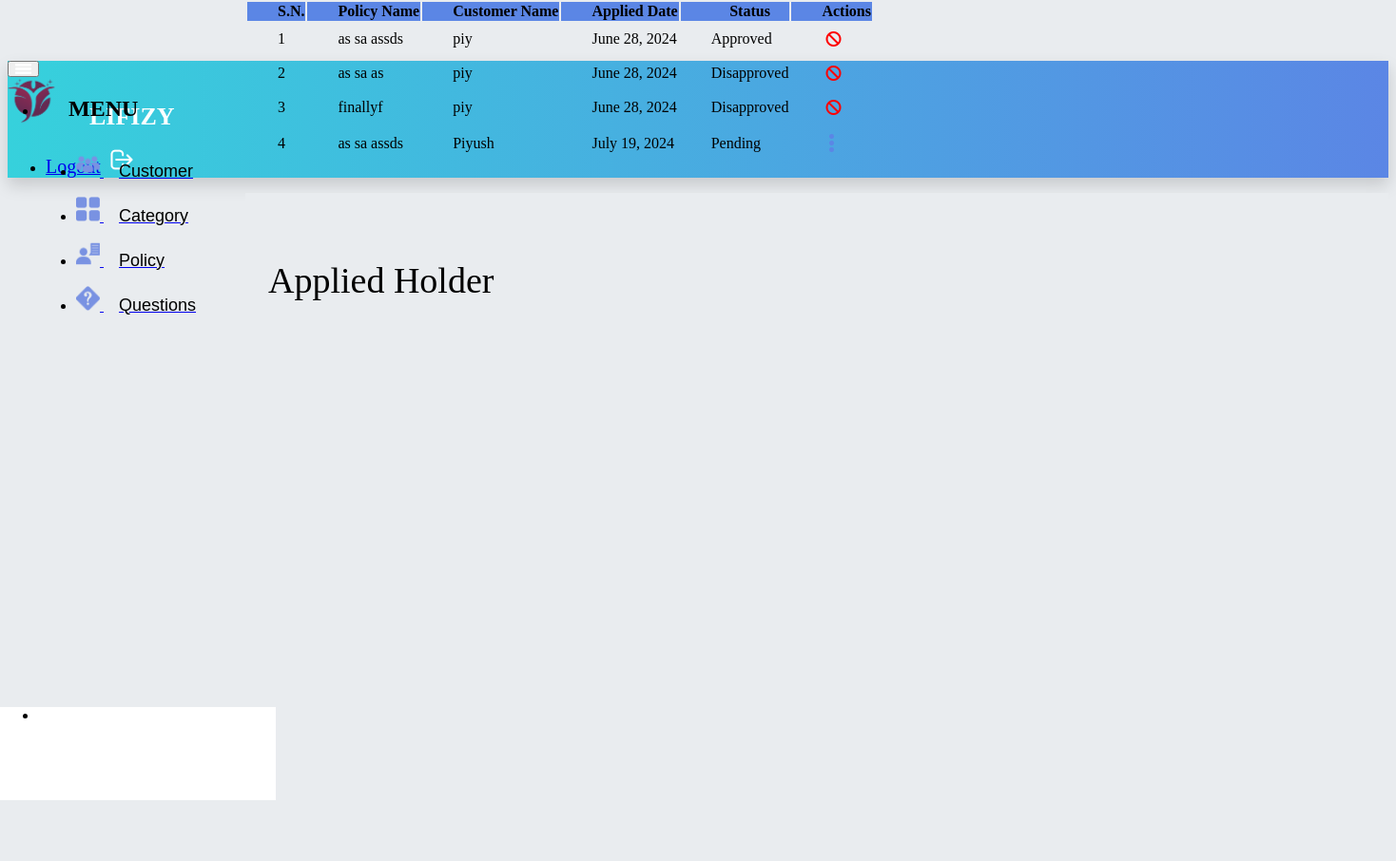
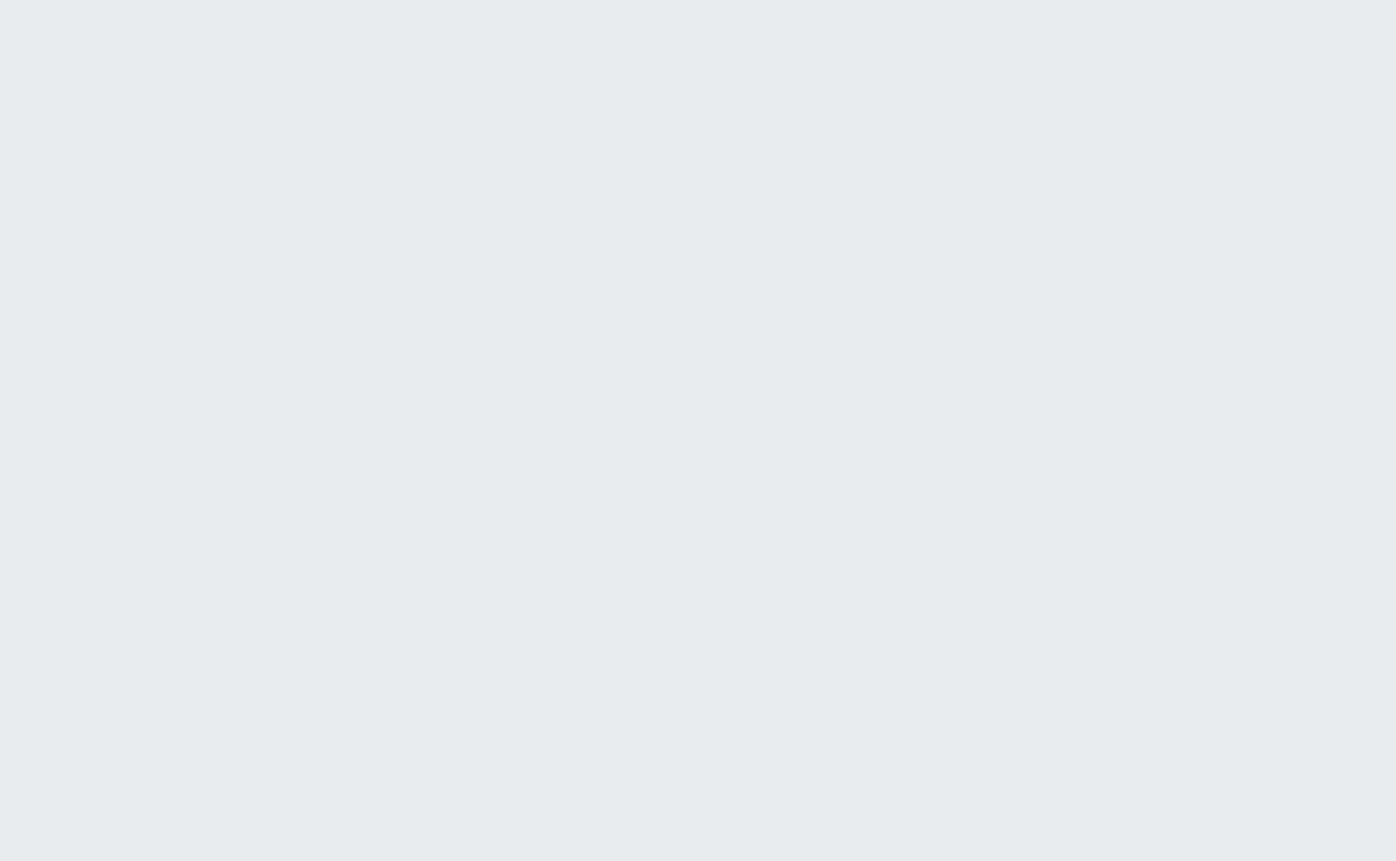
Page /admin-view-policy-holder (signed in) on the committed database (2 pictures, top to bottom).
### insurance/models.py (models this page shows, shortened)
class PolicyRecord(models.Model):
    customer = models.ForeignKey(Customer, on_delete=models.CASCADE)
    Policy = models.ForeignKey(Policy, on_delete=models.CASCADE)
    status = models.CharField(max_length=100, default='Pending')
    creation_date = models.DateField(auto_now=True)

class Policy(models.Model):
    category = models.ForeignKey('Category', on_delete=models.CASCADE)
    policy_name = models.CharField(max_length=200)
    sum_assurance = models.PositiveIntegerField()
    premium = models.PositiveIntegerField()
    tenure = models.PositiveIntegerField()
    creation_date = models.DateField(auto_now=True)
    def __str__(self):
        return self.policy_name

### customer/models.py (models this page shows, shortened)
class Customer(models.Model):
    user = models.OneToOneField(User, on_delete=models.CASCADE)
    profile_pic = models.ImageField(upload_to='profile_pic/Customer/', null=True, blank=True)
    address = models.CharField(max_length=40)
    mobile = models.CharField(max_length=20, null=False)
    def __str__(self):
        return self.user.first_name

### insurance/views.py (the view)
# urls.py: path('admin-view-policy-holder', views.admin_view_policy_holder_view, name='admin-view-policy-holder'),
@login_required(login_url='adminlogin')
def admin_view_policy_holder_view(request):
    policyrecords = models.PolicyRecord.objects.all()
    return render(request, 'insurance/admin_view_policy_holder.html', {'policyrecords': policyrecords})

### templates/insurance/admin_view_policy_holder.html (shortened to what this page needs)
{% extends 'insurance/adminbase.html' %}
{% load static %}
{% block content %}
    <div class="wrapper">
        <div class="heading-section">
            <p class="mb-0 text-dark heading-text">Applied Holder</p>
        </div>
        <div class="card shadow border-0 mb-7 m-4 main-card">
            <div class="scrollable">
                <div class="table-responsive">
                    <table class="table table-hover table-nowrap table-striped position-relative">
                        <thead class="main-header" style="position: sticky; top: 0; z-index: 1000">
                        <tr>
                            <th scope="col" class="text-white pl-6">S.N.</th>
                            <th scope="col" class="text-white pl-6">Policy Name</th>
                            <th scope="col" class="text-white">Customer Name</th>
                            <th scope="col" class="text-white">Applied Date</th>
                            <th scope="col" class="text-white">Status</th>
                            <th class="text-white">Actions</th>
                        </tr>
                        </thead>
                        <tbody>
                        {% for t in policyrecords %}
                            <tr>
                                <td> {{ forloop.counter }}</td>
                                <td> {{ t.Policy }}</td>
                                <td> {{ t.customer }}</td>
                                <td>{{ t.creation_date }}</td>
                                <td>{{ t.status }}</td>
                                {% if t.status == 'Pending' %}
                                    <td>
                                        <div class="dropdown" style="
    cursor: pointer;
">
                                            <img src="{% static "image/finalaction.png" %}" alt="Actions"
                                                 class="img-section
                        actions-icon
                        dropdown-toggle" data-toggle="dropdown" aria-haspopup="true" aria-expanded="false">
                                        </div>
                                    </td>
                                {% else %}
                                    <td>
                                    <i class="fa-solid fa-ban ban-sec" style="color: #ff0000;"></i>
                                {% endif %}
                            </tr>
                        {% endfor %}
                        </tbody>
                    </table>
                </div>
            </div>
        </div>
    </div>
{% endblock %}

### templates/insurance/adminbase.html (style rules this page uses)
html { position: relative; min-height: 100%; background-color: #e9ecef; }
body { overflow-x: hidden; }
body.fixed-nav { padding-top: 56px; }

### templates/insurance/admin_view_policy_holder.html (style rules this page uses)
.table-responsive { overflow: visible !important; }
.main-header { background: rgba(91, 134, 229, 1); }
.img-section { padding: 8px; }
.table th { padding-left: 2rem; }
.table td { padding-left: 2rem; }
.heading-text { font-size: 38px; }
.heading-section { display: flex; margin: 2rem 1.5rem 0.5rem; justify-content: space-between; }
.main-card { flex-grow: 1; }
.wrapper { display: flex; flex-direction: column; height: 100%; width: 100%; }
.scrollable { position: absolute; top: 0; width: 100%; height: 100%; overflow: auto; }
.ban-sec { padding: 8px 4px; }

### rows in the picture
PolicyRecord: Policy "as sa assds", customer "piy", creation_date "June 28, 2024", status "Approved"
PolicyRecord: Policy "as sa as", customer "piy", creation_date "June 28, 2024", status "Disapproved"
PolicyRecord: Policy "finallyf", customer "piy", creation_date "June 28, 2024", status "Disapproved"
PolicyRecord: Policy "as sa assds", customer "Piyush", creation_date "July 19, 2024", status "Pending"
